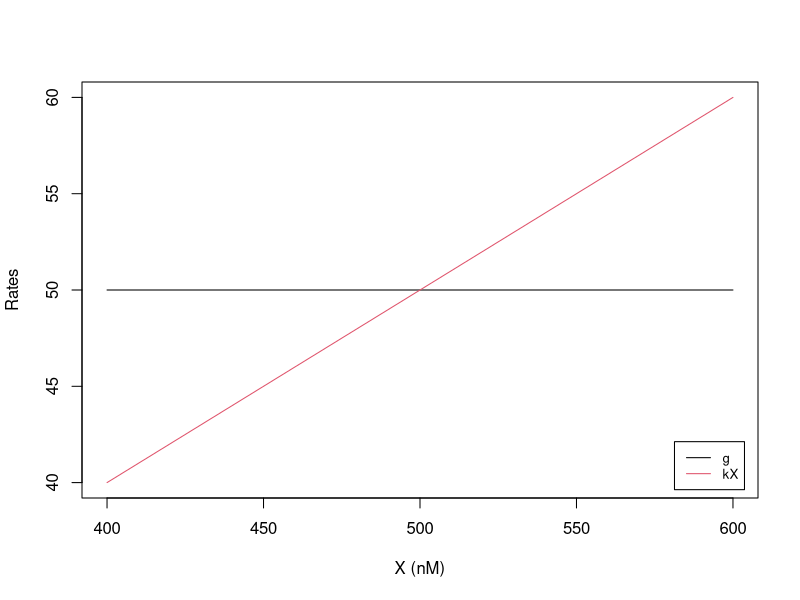
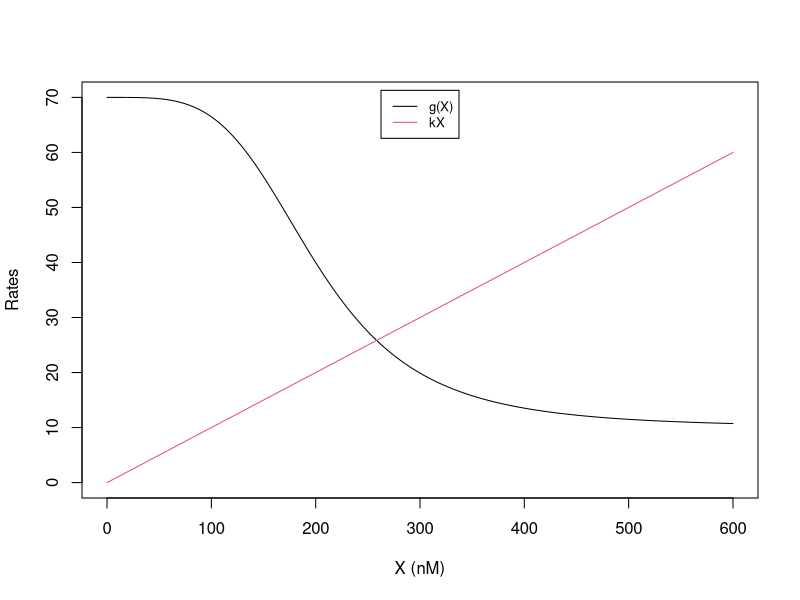
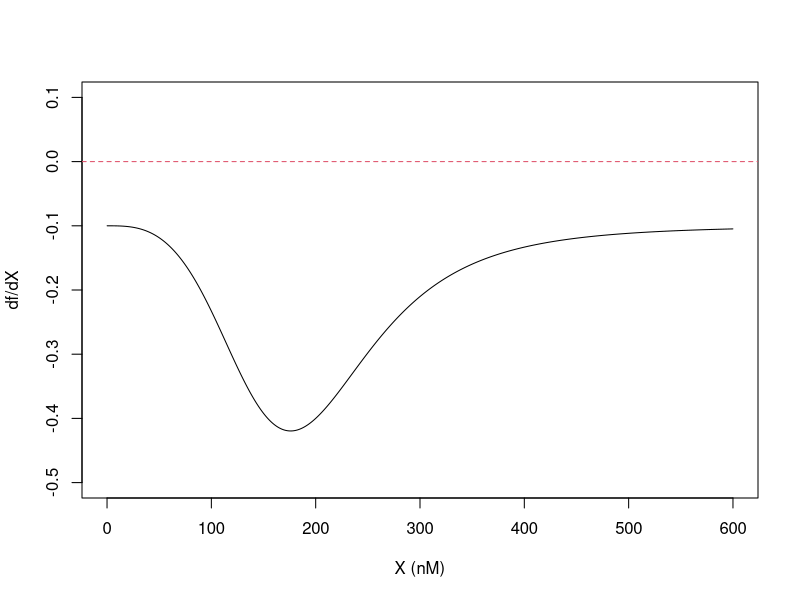
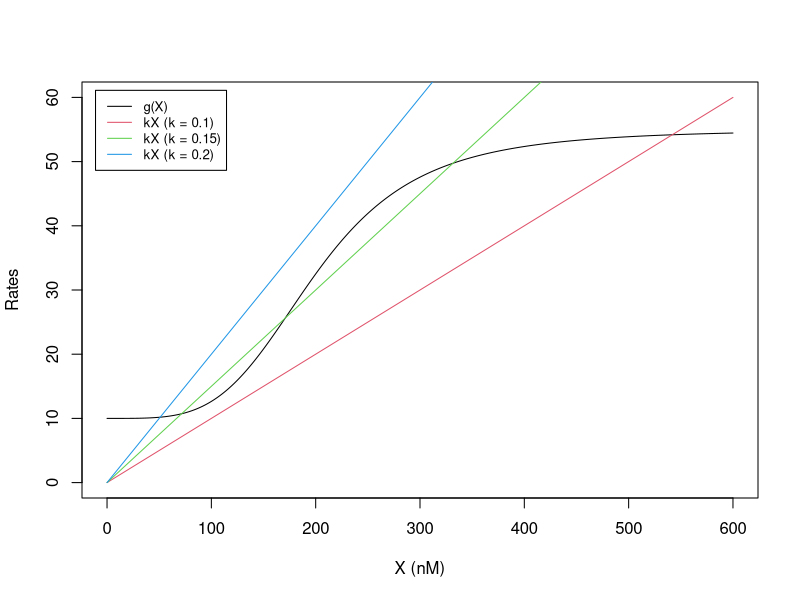
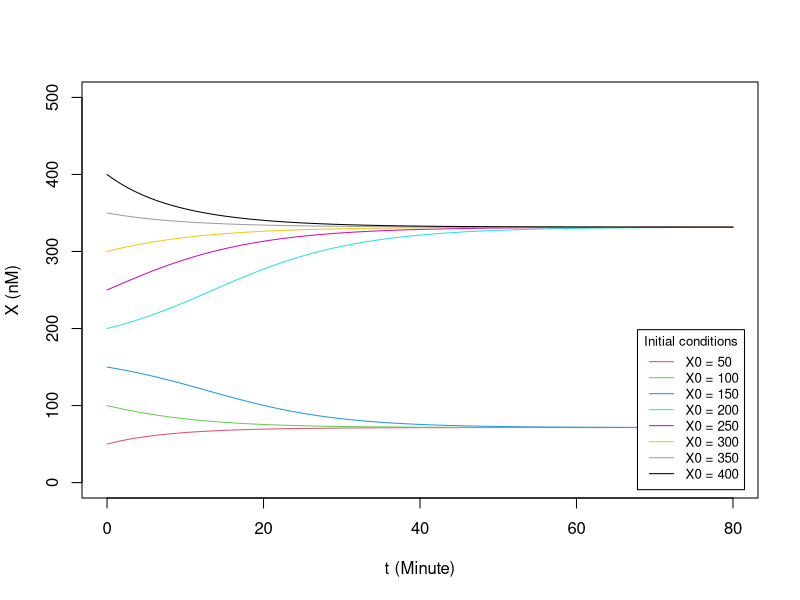
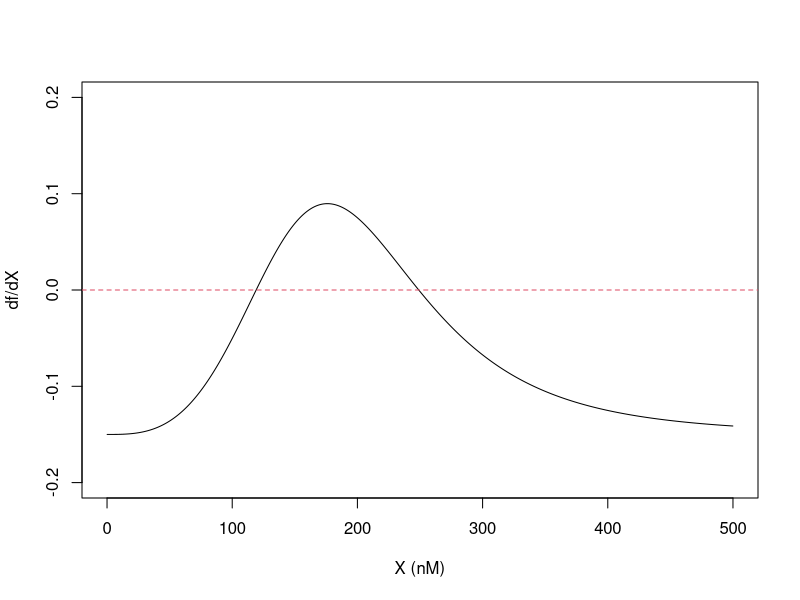
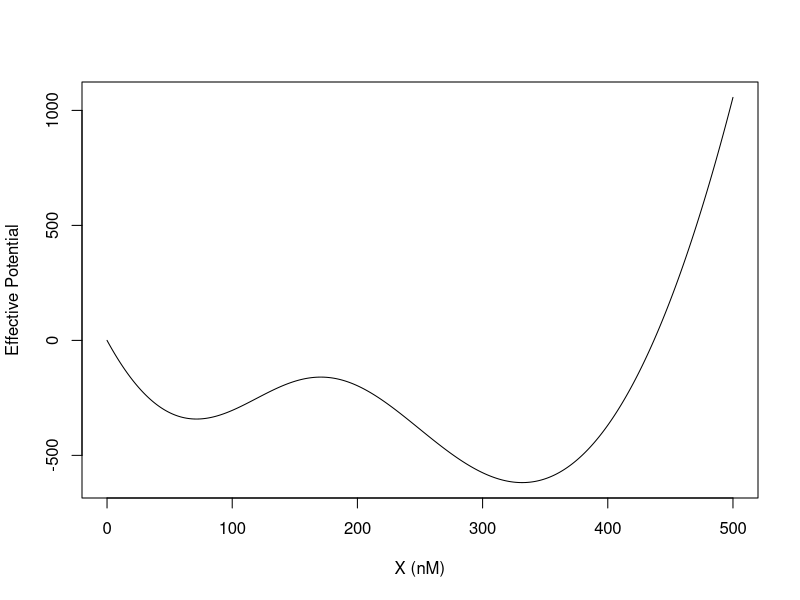
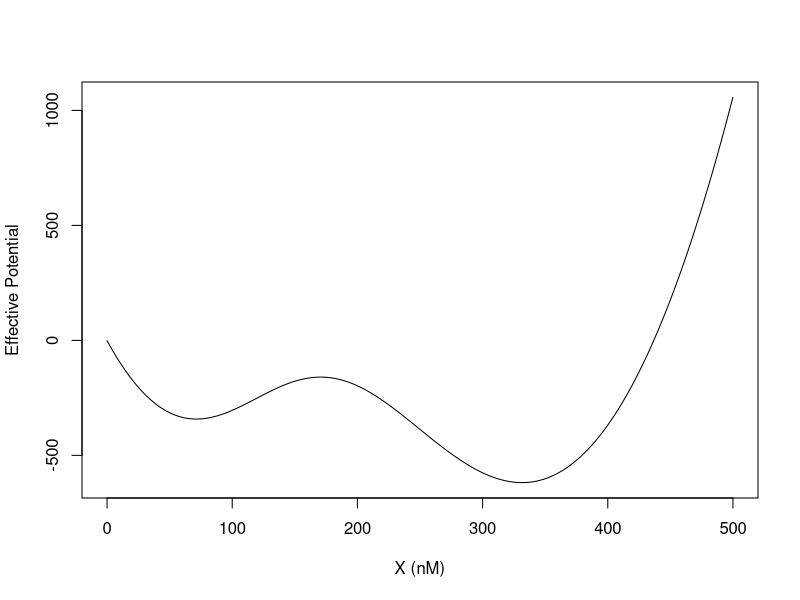

Write the R code that produced these figures, in order.
## ---- chunk 1
knitr::opts_chunk$set(echo = TRUE)
## ---- chunk 2
g = 50; k = 0.1 # Define parameters

X_all = seq(400, 600, 1) # All X values to be sampled

plot(X_all, array(g,dim=length(X_all)), type = "l", col =1,
    xlab="X (nM)", ylab="Rates", xlim=c(400,600), ylim=c(40,60))  # Plot the first term g

lines(X_all, k * X_all,  col=2) # Add the second term kX

legend("bottomright", inset=0.02, legend = c("g", "kX"),
       col=1:2, lty=1, cex=0.8)
## ---- chunk 3
g0 = 10; g1 = 60; k = 0.1; X_th = 200; n = 4 # Define parameters

hill_inh <- function(X,X_th,n) { # inhibitory Hill function
# X_th: Hill threshold, n: Hill coefficient
  a = (X/X_th)**n
  return(1/(1+a))
}

X_all = seq(0, 600, 1) # All X values to be sampled

plot(X_all, g0 + g1 * hill_inh(X_all, X_th, n), type = "l", col =1,
    xlab="X (nM)", ylab="Rates", xlim=c(0,600), ylim=c(0,70))  # Plot the first term g(X)

lines(X_all, k * X_all,  col=2) # Add the second term kX

legend("top", inset=0.02, legend = c("g(X)", "kX"),
       col=1:2, lty=1, cex=0.8)
## ---- chunk 4
f_1g_self_inh <- function(X, g0, g1, X_th, n, k) {  # Calculate f(X)
   return(g0 + g1 * hill_inh(X, X_th, n) - k*X)
}

cal_dfdx <- function(X_all, dt, derivs, ...) { # Calculate df(X)/dt
  # X_all is a vector of all X values to be sampled
  # derivs takes the name of the derivatives function
  # ..., ellipsis to take model parameters
  f_all = derivs(X_all,...)  # f(X) for all X values in a vector
  f_all_shift_by_plus_one = c(f_all[-1], NA) # f(X+dx), achieved by shifting the vector by one to the left
  f_all_shift_by_minus_one = c(NA, f_all[1:(length(f_all)-1)]) # f(X-dx), achieved by shifting the vector by one to the right
  return((f_all_shift_by_plus_one - f_all_shift_by_minus_one)/2/dt) # df/dX = (f(X+dx) - f(X-dx))/2/dt
}

X_all = seq(0,600,0.1) # All X values to be sampled
dfdX = cal_dfdx(X_all = X_all, dt = 0.1, derivs = f_1g_self_inh, 
                g0 = 10, g1 = 60, X_th = 200, n = 4, k = 0.1)

plot(X_all, dfdX, type = "l", col =1,
    xlab="X (nM)", ylab="df/dX", xlim=c(0,600), ylim=c(-0.5,0.1))  # Plot df(X)/dX

abline(a = 0, b = 0, lty=2, col = 2)   # add a horizontal line for zeros
## ---- chunk 5
g0 = 10; g1 = 45; X_th = 200; n = 4 # Define parameters
hill_ex <- function(X,X_th,n) { # Excitatory Hill function
# X_th: Hill threshold, n: Hill coefficient
  a = (X/X_th)**n
  return(a/(1+a))
}

X_all = seq(0, 600, 1) # All X values to be sampled

plot(X_all, g0 + g1 * hill_ex(X_all, X_th, n), type = "l", col =1,
    xlab="X (nM)", ylab="Rates", xlim=c(0,600), ylim=c(0,60))  # Plot the first term g(X)

lines(X_all, 0.1 * X_all, col=2) # Plot the second term kX, k = 0.1
lines(X_all, 0.15 * X_all, col=3)  # Plot the second term kX, k = 0.15
lines(X_all, 0.2 * X_all, col=4)  # Plot the second term kX, k = 0.2

legend("topleft", inset=0.02, legend = c("g(X)", "kX (k = 0.1)", "kX (k = 0.15)", "kX (k = 0.2)"),
       col=1:4, lty=1, cex=0.8)
## ---- chunk 6
library(deSolve) # Use deSolve for ODE simulations here
parameters = c(g0 = 10, g1 = 45, X_th = 200, n = 4, k = 0.15)  # Define all parameters for deSolve

dy_deSolve_1g_self_act<- function(t, y, parameters) { # Modified derivative function for deSolve
  with(as.list(c(y, parameters)), {
    return(list(g0 + g1 * hill_ex(y, X_th, n) - k*y))  # Output has to be a list type for deSolve
  })
}

t_all = seq(0, 80, 0.1) # Time sequence for which output is needed
X0_all = seq(50,400,50) ## all initial conditions, each leads to a different simulation

legend_text = paste0("X0 = ", X0_all)
plot(NULL, xlab="t (Minute)", ylab="X (nM)", xlim=c(0,80), ylim=c(0,500))  # Initiaze plotting
ind = 1
for(X in X0_all){
  # ODE simulation per initial condition
  ind = ind + 1
  results = ode(y = X, times = t_all, func = dy_deSolve_1g_self_act, parms = parameters, method = "rk4")
  lines(results[,1], results[,2],  col=ind)
}

legend("bottomright", inset=0.02, title="Initial conditions", 
       legend = legend_text, col=2:9, lty=1, cex=0.8)
## ---- chunk 7
f_1g_self_act <- function(X, g0, g1, X_th, n, k) { # Define f(X) for a circuit of one gene with self-activation
  return(g0 + g1 * hill_ex(X, X_th, n) - k*X)
}

X_all = seq(0,500,0.1)  # All X values to be sampled

dfdX = cal_dfdx(X_all = X_all, dt = 0.1, derivs = f_1g_self_act, 
                g0 = 10, g1 = 45, X_th = 200, n = 4, k = 0.15) 

plot(X_all, dfdX, type = "l", col =1,
    xlab="X (nM)", ylab="df/dX", xlim=c(0,500), ylim=c(-0.2,0.2)) 
abline(a = 0, b = 0, lty=2, col = 2)    # add a horizontal line for zeros
## ---- chunk 8
# Integrate f(X) with the trapezoidal rule
cal_int <- function(Xmin,Xmax,dX, f, ...) {
  # Xmin: minimum X values
  # Xmax: maximum X values
  # dX: X step size
  # f: function name
  # ... : ellipsis to pass all model parameters to f(X, ...)
  X_all = seq(Xmin, Xmax, dX) 
  nX = length(X_all)
  # Initialize a vector of potential U
  U_all = numeric(nX)
  
  for(i in 1:(nX-1)) {
    X = X_all[i]
    U_all[i+1] = U_all[i] - (f(X,...) + f(X+dX,...))/2*dX
  }
  return(cbind(X_all,U_all))
}

results_1 = cal_int(Xmin = 0, Xmax = 500, dX = 0.1, f = f_1g_self_act,
                g0 = 10, g1 = 45, X_th = 200, n = 4, k = 0.15) 
plot(results_1[,1], results_1[,2], type = "l",  col =1,
    xlab="X (nM)", ylab="Effective Potential", xlim=c(0,500))
## ---- chunk 9
cal_int_vector <- function(Xmin,Xmax,dX, f, ...) {
  # Xmin: minimum X values
  # Xmax: maximum X values
  # dX: X step size
  # f: function name
  # ... : ellipsis to pass all model parameters to f(X, ...)
  X_all = seq(Xmin, Xmax, dX) 
  f_all = f(X_all, ...)   # generate all f(X)
  f_all_shift_by_plus_one = c(f_all[-1],NA)   # another array containing f(X+dx), except for the last point
  f_all = (f_all + f_all_shift_by_plus_one)*dX/2   # each integrated part
  U_all = -cumsum(f_all)
  return(cbind(X_all, U_all))   # perform cumulative sum
}

results_2 = cal_int_vector(Xmin = 0, Xmax = 500, dX = 0.1, f = f_1g_self_act,
                g0 = 10, g1 = 45, X_th = 200, n = 4, k = 0.15) 
plot(results_2[,1], results_2[,2], type = "l",  col =1,
    xlab="X (nM)", ylab="Effective Potential", xlim=c(0,500))
## ---- chunk 10
library(microbenchmark)  # use microbenchmark library for timing
my_benchmark = microbenchmark(
               integration_normal = {r1 = cal_int(Xmin = 0, Xmax = 500, dX = 0.1, f = f_1g_self_act,
                g0 = 10, g1 = 45, X_th = 200, n = 4, k = 0.15)},
               integration_vector = {r2 = cal_int_vector(Xmin = 0, Xmax = 500, dX = 0.1, f = f_1g_self_act,
                g0 = 10, g1 = 45, X_th = 200, n = 4, k = 0.15)},
               times = 10, unit = "s")  
microbenchmark:::autoplot.microbenchmark(my_benchmark)
## ---- chunk 11
results_3 = cal_int_vector(Xmin = 0, Xmax = 500, dX = 0.1, f = f_1g_self_act,
                g0 = 10, g1 = 45, X_th = 200, n = 4, k = 0.2) 
plot(results_3[,1], results_3[,2], type = "l",  col =1,
    xlab="X (nM)", ylab="Effective Potential", xlim=c(0,500))
## ---- chunk 12
results_4 = cal_int_vector(Xmin = 0, Xmax = 500, dX = 0.1, f = f_1g_self_act,
                g0 = 10, g1 = 45, X_th = 200, n = 4, k = 0.1) 
plot(results_4[,1], results_4[,2], type = "l",  col =1,
    xlab="X (nM)", ylab="Effective Potential", xlim=c(0,500))
